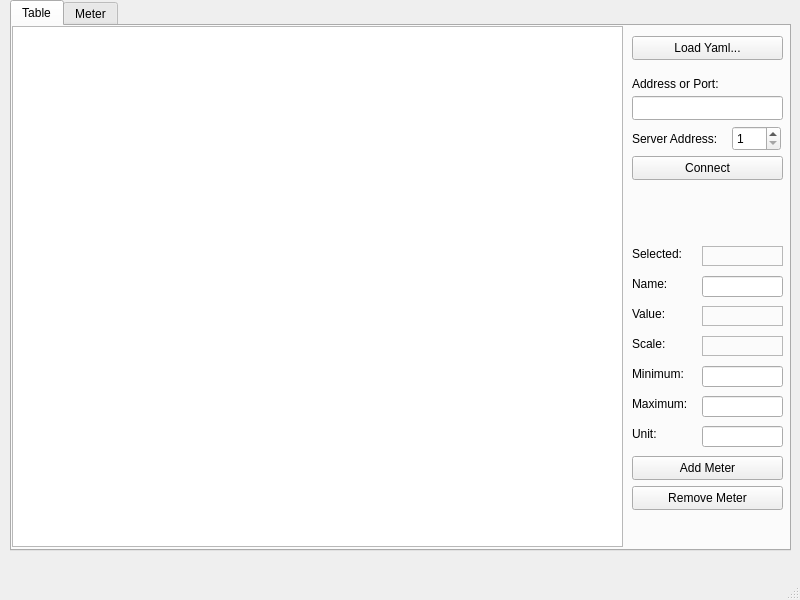
<?xml version="1.0" encoding="UTF-8"?>
<ui version="4.0">
 <class>MainWindow</class>
 <widget class="QMainWindow" name="MainWindow">
  <property name="geometry">
   <rect>
    <x>0</x>
    <y>0</y>
    <width>800</width>
    <height>600</height>
   </rect>
  </property>
  <property name="windowTitle">
   <string>MainWindow</string>
  </property>
  <widget class="QWidget" name="centralwidget">
   <widget class="QTabWidget" name="tabWidget">
    <property name="geometry">
     <rect>
      <x>10</x>
      <y>0</y>
      <width>781</width>
      <height>551</height>
     </rect>
    </property>
    <property name="tabShape">
     <enum>QTabWidget::Rounded</enum>
    </property>
    <property name="currentIndex">
     <number>0</number>
    </property>
    <widget class="QWidget" name="tabTable">
     <attribute name="title">
      <string>Table</string>
     </attribute>
     <widget class="QTableView" name="tableView">
      <property name="geometry">
       <rect>
        <x>0</x>
        <y>0</y>
        <width>611</width>
        <height>521</height>
       </rect>
      </property>
      <property name="editTriggers">
       <set>QAbstractItemView::EditKeyPressed</set>
      </property>
      <property name="alternatingRowColors">
       <bool>true</bool>
      </property>
      <property name="sortingEnabled">
       <bool>true</bool>
      </property>
     </widget>
     <widget class="QPushButton" name="btnLoadYamlFile">
      <property name="geometry">
       <rect>
        <x>620</x>
        <y>10</y>
        <width>151</width>
        <height>24</height>
       </rect>
      </property>
      <property name="text">
       <string>Load Yaml...</string>
      </property>
     </widget>
     <widget class="QLineEdit" name="edtAddress">
      <property name="geometry">
       <rect>
        <x>620</x>
        <y>70</y>
        <width>151</width>
        <height>24</height>
       </rect>
      </property>
     </widget>
     <widget class="QPushButton" name="btnConnect">
      <property name="geometry">
       <rect>
        <x>620</x>
        <y>130</y>
        <width>151</width>
        <height>24</height>
       </rect>
      </property>
      <property name="text">
       <string>Connect</string>
      </property>
     </widget>
     <widget class="QLabel" name="labelServerAddress">
      <property name="geometry">
       <rect>
        <x>620</x>
        <y>100</y>
        <width>92</width>
        <height>25</height>
       </rect>
      </property>
      <property name="sizePolicy">
       <sizepolicy hsizetype="Maximum" vsizetype="Preferred">
        <horstretch>0</horstretch>
        <verstretch>0</verstretch>
       </sizepolicy>
      </property>
      <property name="text">
       <string>Server Address:</string>
      </property>
     </widget>
     <widget class="QSpinBox" name="edtServerAddress">
      <property name="geometry">
       <rect>
        <x>720</x>
        <y>100</y>
        <width>49</width>
        <height>25</height>
       </rect>
      </property>
      <property name="sizePolicy">
       <sizepolicy hsizetype="Maximum" vsizetype="Fixed">
        <horstretch>0</horstretch>
        <verstretch>0</verstretch>
       </sizepolicy>
      </property>
      <property name="minimum">
       <number>1</number>
      </property>
      <property name="maximum">
       <number>247</number>
      </property>
     </widget>
     <widget class="QPushButton" name="btnAddMeter">
      <property name="geometry">
       <rect>
        <x>620</x>
        <y>430</y>
        <width>151</width>
        <height>24</height>
       </rect>
      </property>
      <property name="text">
       <string>Add Meter</string>
      </property>
     </widget>
     <widget class="QLabel" name="labelAddressOrPort">
      <property name="geometry">
       <rect>
        <x>620</x>
        <y>50</y>
        <width>151</width>
        <height>16</height>
       </rect>
      </property>
      <property name="text">
       <string>Address or Port:</string>
      </property>
     </widget>
     <widget class="QLabel" name="labelSelected">
      <property name="geometry">
       <rect>
        <x>620</x>
        <y>220</y>
        <width>61</width>
        <height>16</height>
       </rect>
      </property>
      <property name="text">
       <string>Selected:</string>
      </property>
     </widget>
     <widget class="QLabel" name="textSelected">
      <property name="geometry">
       <rect>
        <x>690</x>
        <y>220</y>
        <width>81</width>
        <height>20</height>
       </rect>
      </property>
      <property name="frameShape">
       <enum>QFrame::StyledPanel</enum>
      </property>
      <property name="text">
       <string/>
      </property>
      <property name="margin">
       <number>0</number>
      </property>
     </widget>
     <widget class="QLabel" name="label">
      <property name="geometry">
       <rect>
        <x>620</x>
        <y>340</y>
        <width>58</width>
        <height>16</height>
       </rect>
      </property>
      <property name="text">
       <string>Minimum:</string>
      </property>
     </widget>
     <widget class="QLineEdit" name="edtMinimum">
      <property name="geometry">
       <rect>
        <x>690</x>
        <y>340</y>
        <width>81</width>
        <height>21</height>
       </rect>
      </property>
     </widget>
     <widget class="QLabel" name="labelMaximum">
      <property name="geometry">
       <rect>
        <x>620</x>
        <y>370</y>
        <width>58</width>
        <height>16</height>
       </rect>
      </property>
      <property name="text">
       <string>Maximum:</string>
      </property>
     </widget>
     <widget class="QLineEdit" name="edtMaximum">
      <property name="geometry">
       <rect>
        <x>690</x>
        <y>370</y>
        <width>81</width>
        <height>21</height>
       </rect>
      </property>
     </widget>
     <widget class="QLabel" name="labelUnit">
      <property name="geometry">
       <rect>
        <x>620</x>
        <y>400</y>
        <width>58</width>
        <height>16</height>
       </rect>
      </property>
      <property name="text">
       <string>Unit:</string>
      </property>
     </widget>
     <widget class="QLineEdit" name="edtUnit">
      <property name="geometry">
       <rect>
        <x>690</x>
        <y>400</y>
        <width>81</width>
        <height>21</height>
       </rect>
      </property>
     </widget>
     <widget class="QPushButton" name="pushButton">
      <property name="geometry">
       <rect>
        <x>620</x>
        <y>460</y>
        <width>151</width>
        <height>24</height>
       </rect>
      </property>
      <property name="text">
       <string>Remove Meter</string>
      </property>
     </widget>
     <widget class="QLabel" name="labelValue">
      <property name="geometry">
       <rect>
        <x>620</x>
        <y>280</y>
        <width>61</width>
        <height>16</height>
       </rect>
      </property>
      <property name="text">
       <string>Value:</string>
      </property>
     </widget>
     <widget class="QLabel" name="textValue">
      <property name="geometry">
       <rect>
        <x>690</x>
        <y>280</y>
        <width>81</width>
        <height>20</height>
       </rect>
      </property>
      <property name="frameShape">
       <enum>QFrame::StyledPanel</enum>
      </property>
      <property name="text">
       <string/>
      </property>
      <property name="margin">
       <number>0</number>
      </property>
     </widget>
     <widget class="QLabel" name="labelScale">
      <property name="geometry">
       <rect>
        <x>620</x>
        <y>310</y>
        <width>58</width>
        <height>16</height>
       </rect>
      </property>
      <property name="text">
       <string>Scale:</string>
      </property>
     </widget>
     <widget class="QLabel" name="textScale">
      <property name="geometry">
       <rect>
        <x>690</x>
        <y>310</y>
        <width>81</width>
        <height>20</height>
       </rect>
      </property>
      <property name="frameShape">
       <enum>QFrame::StyledPanel</enum>
      </property>
      <property name="text">
       <string/>
      </property>
      <property name="margin">
       <number>0</number>
      </property>
     </widget>
     <widget class="QLabel" name="labelPrettyName">
      <property name="geometry">
       <rect>
        <x>620</x>
        <y>250</y>
        <width>61</width>
        <height>16</height>
       </rect>
      </property>
      <property name="text">
       <string>Name:</string>
      </property>
     </widget>
     <widget class="QLineEdit" name="edtPrettyName">
      <property name="geometry">
       <rect>
        <x>690</x>
        <y>250</y>
        <width>81</width>
        <height>21</height>
       </rect>
      </property>
      <property name="toolTip">
       <string>Pretty Name</string>
      </property>
     </widget>
    </widget>
    <widget class="QWidget" name="tabMeter">
     <attribute name="title">
      <string>Meter</string>
     </attribute>
     <widget class="QWidget" name="verticalLayoutWidget">
      <property name="geometry">
       <rect>
        <x>10</x>
        <y>10</y>
        <width>747</width>
        <height>51</height>
       </rect>
      </property>
      <layout class="QVBoxLayout" name="verticalLayout">
       <property name="spacing">
        <number>5</number>
       </property>
       <property name="sizeConstraint">
        <enum>QLayout::SetMinAndMaxSize</enum>
       </property>
       <item>
        <layout class="QHBoxLayout" name="horizontalLayout_2" stretch="2,1">
         <property name="spacing">
          <number>5</number>
         </property>
         <item>
          <layout class="QVBoxLayout" name="labelNames">
           <property name="spacing">
            <number>5</number>
           </property>
           <property name="sizeConstraint">
            <enum>QLayout::SetDefaultConstraint</enum>
           </property>
           <item>
            <widget class="QLabel" name="labelNameHeading">
             <property name="minimumSize">
              <size>
               <width>50</width>
               <height>0</height>
              </size>
             </property>
             <property name="maximumSize">
              <size>
               <width>200</width>
               <height>16777215</height>
              </size>
             </property>
             <property name="locale">
              <locale language="English" country="UnitedStates"/>
             </property>
             <property name="text">
              <string>Name</string>
             </property>
             <property name="alignment">
              <set>Qt::AlignCenter</set>
             </property>
            </widget>
           </item>
          </layout>
         </item>
         <item>
          <layout class="QVBoxLayout" name="labelMeter">
           <property name="spacing">
            <number>5</number>
           </property>
           <property name="sizeConstraint">
            <enum>QLayout::SetDefaultConstraint</enum>
           </property>
           <item>
            <widget class="QLabel" name="labelMeterHeading">
             <property name="minimumSize">
              <size>
               <width>600</width>
               <height>0</height>
              </size>
             </property>
             <property name="maximumSize">
              <size>
               <width>600</width>
               <height>16777215</height>
              </size>
             </property>
             <property name="locale">
              <locale language="English" country="UnitedStates"/>
             </property>
             <property name="text">
              <string>Meter</string>
             </property>
             <property name="alignment">
              <set>Qt::AlignCenter</set>
             </property>
            </widget>
           </item>
          </layout>
         </item>
        </layout>
       </item>
       <item>
        <widget class="QPushButton" name="btnOK">
         <property name="locale">
          <locale language="English" country="UnitedStates"/>
         </property>
         <property name="text">
          <string>OK</string>
         </property>
        </widget>
       </item>
      </layout>
     </widget>
    </widget>
   </widget>
  </widget>
  <widget class="QMenuBar" name="menubar">
   <property name="geometry">
    <rect>
     <x>0</x>
     <y>0</y>
     <width>800</width>
     <height>21</height>
    </rect>
   </property>
  </widget>
  <widget class="QStatusBar" name="statusbar"/>
 </widget>
 <resources/>
 <connections/>
</ui>
